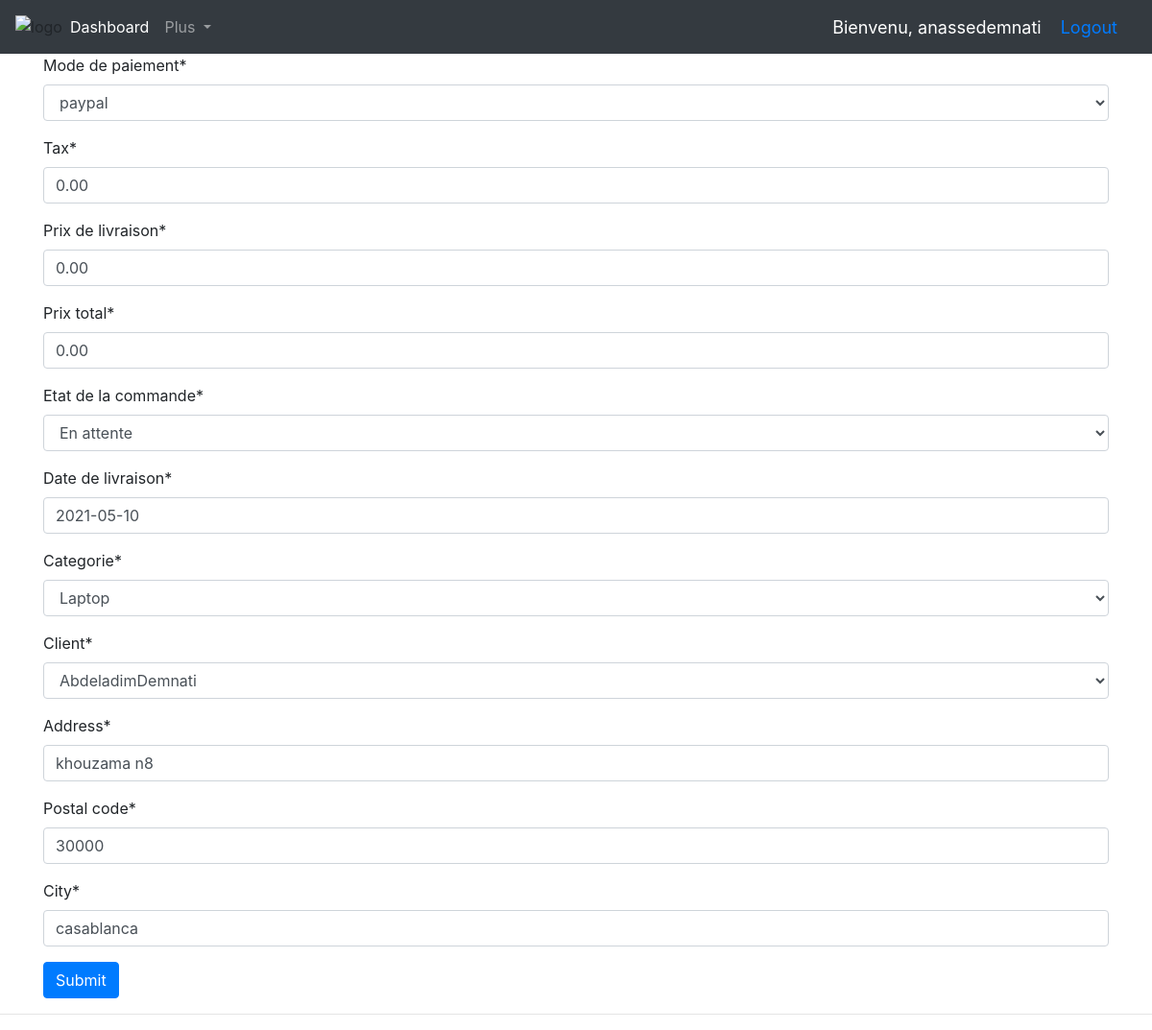
/dashbord/commande/2/edit (signed in), run on the app's committed database.
### shop/models.py (models this page shows)
class User(AbstractUser):
    is_costumer = models.BooleanField(default=False)
    is_admin = models.BooleanField(default=False)
    def __str__(self):
        return self.get_username()

### dashboard/models.py (models this page shows, shortened)
class Commande(models.Model):
    modePaiement = (
        ('cart', 'carte'),
        ('paypal', 'paypal'),
        ('au livraison', 'au livraison'),
    )
    etatCom = (
        ('En attente', 'En attente'),
        ('En cours de livraison', 'En cours de livraison'),
        ('Livré', 'Livré'),
    )
    modePaiement = models.CharField(max_length=20, choices=modePaiement)
    prixTax = models.DecimalField(max_digits=7, decimal_places=2, default=0.0)
    prixLivraison = models.DecimalField(
        max_digits=7, decimal_places=2, default=0.0)
    prixTotal = models.DecimalField(max_digits=7, decimal_places=2, default=0.0)
    dateCom = models.DateField(auto_now_add=True)
    etatCom = models.CharField(max_length=30, choices=etatCom)
    dateLivraison = models.DateField(null=True)
    categorie = models.ForeignKey(Categorie, null=True, on_delete=models.SET_NULL)
    Costumer = models.ForeignKey(Costumer, null=True, on_delete=models.CASCADE)
    address = models.CharField(max_length=250, default=" ")
    postal_code = models.CharField(max_length=20, default=" ")
    city = models.CharField(max_length=100, default="Casablanca")

### dashboard/views.py (the view, shortened to what this page needs)
# urls.py: path('commande/<str:pk>/edit', views.Comand_edit, name='editCommande'),
@user_passes_test(is_admin, login_url='/dashbord/logina/')
def Comand_edit(request, pk):
    if request.method == 'GET':
        comand = get_object_or_404(Commande, id=pk)
        form = ComandeForm(instance=comand)
        return render(request, 'admin/FormComande.html', {'form': form})

### dashboard/forms.py
class ComandeForm(forms.ModelForm):
    class Meta:
        model = Commande
        fields = "__all__"
        labels = {
            "modePaiement": "Mode de paiement",
            "etatCom": "Etat de la commande",
            "modePaiement": "Mode de paiement",
            "prixTax": "Tax",
            "prixLivraison": "Prix de livraison",
            "prixTotal": "Prix total",
            "dateCom": "Date de commande",
            "dateLivraison": "Date de livraison",
            "categorie": "Categorie",
            "Costumer": "Client",
        }

### dashboard/models.py (called while the page is built)
    def __str__(self):
        return self.nomCat

### dashboard/views.py (called while the page is built)
def is_admin(user):
    if user.is_authenticated and user.is_admin:
        return True
    return False

### shop/context_processors.py (called while the page is built)
def menu_Cat(request):
    Cat = Categorie.objects.all()
    return dict(Cat=Cat)

def cart(request):
    return {'cart': request.session.get(settings.CART_SESSION_ID)}

### shop/models.py (called while the page is built)
    def __str__(self):
        return self.user.get_username()

### templates/admin/FormComande.html (shortened to what this page needs)
{% extends 'admin/mainAdmin.html' %}
{% load crispy_forms_filters %}
{% load crispy_forms_tags %}
{% block content %}
<div class="container" >
    <form method="POST" enctype="multipart/form-data">
        {{form|crispy}}
         <input type="submit" class="btn btn-primary" valeur ="enregistrer ">
    </form>
</div>
{% endblock %}

### templates/admin/navAdmin.html (shortened to what this page needs)
{% load static %}
<nav class="navbar navbar-expand-lg navbar-dark bg-dark">
  <img src="{% static 'images/AM-SHOP.png '%}" alt="logo" />
  <div class="collapse navbar-collapse" id="navbarNav">
    <ul class="navbar-nav">
      <li class="nav-item active">
        <a class="nav-link" href="{% url 'dashboard' %}">Dashboard</a>
      </li>
      <li class="nav-item dropdown">
        <a
          class="nav-link dropdown-toggle"
          href="#"
          id="navbarDropdown"
          role="button"
          data-toggle="dropdown"
          aria-haspopup="true"
          aria-expanded="false"
        >
          Plus
        </a>
      </li>
      <li class="nav-item me-3 me-lg-1">
        <a class="nav-link" href="#">
        </a>
      </li>
    </ul>
  </div>
    <span class="hello-msg">Bienvenu, {{ request.user }} </span>
    <span class="hello-msg"><a href="{% url 'logouta' %}">Logout</a></span>
</nav>

### static/css/mainAdmin.css (style rules this page uses)
body { background-color: #ebeff5; }

### templates/admin/navAdmin.html (style rules this page uses)
.hello-msg { font-size: 18px; color: #fff; margin-right: 20px; }

### data on the page
User: user "anassedemnati"
Commande: modePaiement "paypal", prixTax "0.00", prixLivraison "0.00", prixTotal "0.00", etatCom "En attente", dateLivraison "2021-05-10", categorie "Laptop", Costumer "AbdeladimDemnati", address "khouzama n8", postal_code "30000", city "casablanca"
